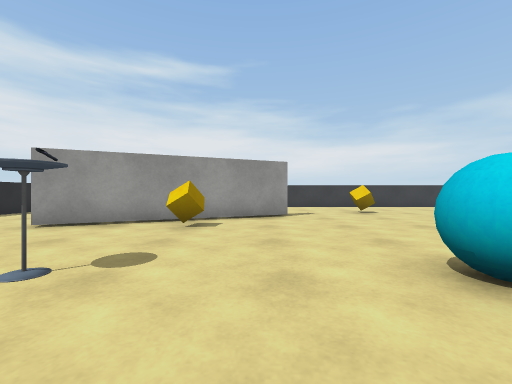
View 1 (above)

21 first-person views from a walk through a Unity game level. The camera is 0.69 m above the floor, looks level and sees 90° across. The floor is counted in squares, 1 m on a side. Each view is taken from the middle of a square. On the plan, view 1 faces up. The plan holds only what a view shows up to about 9 squares ahead; the rest is blank. The player character is not drawn. Some surface patterns are stand-ins.

View 2
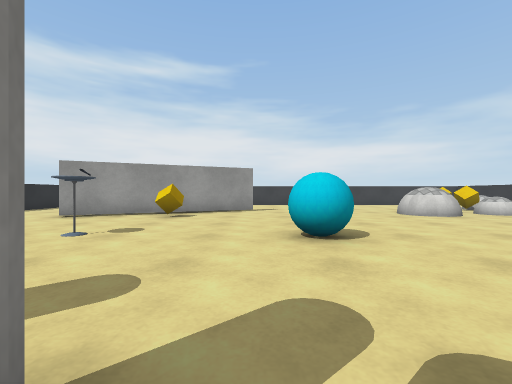

View 3
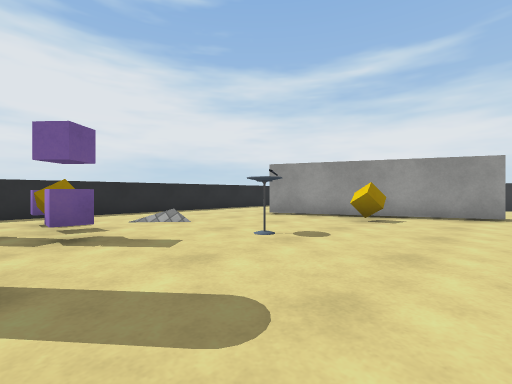

View 4
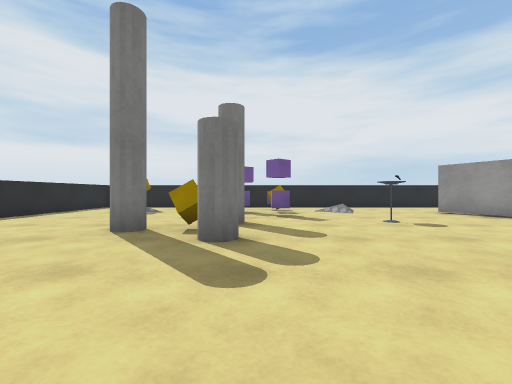

View 5
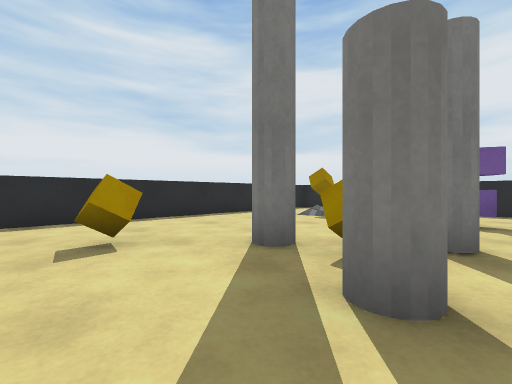

View 6
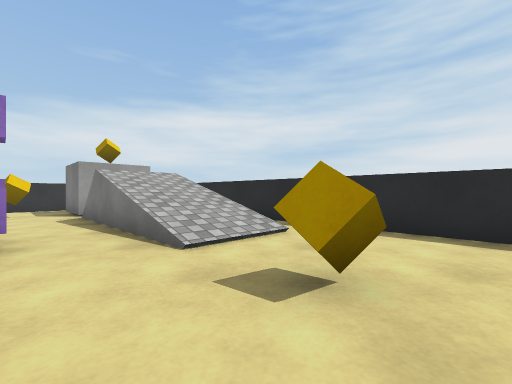

View 7
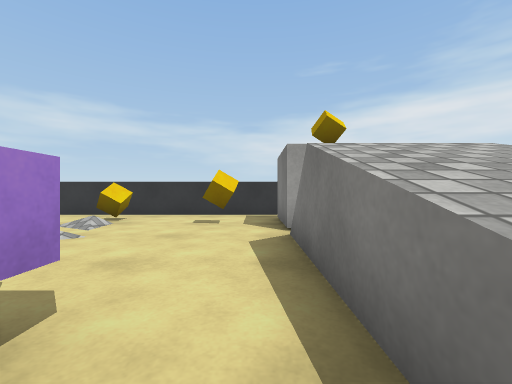

View 8
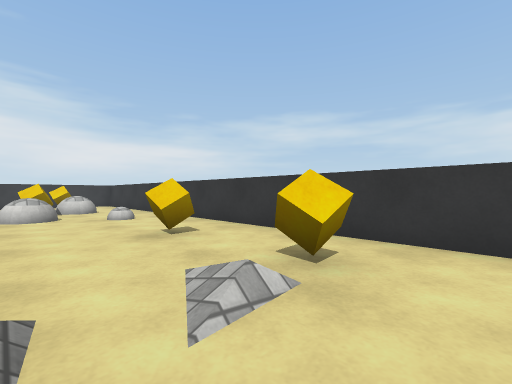

View 9
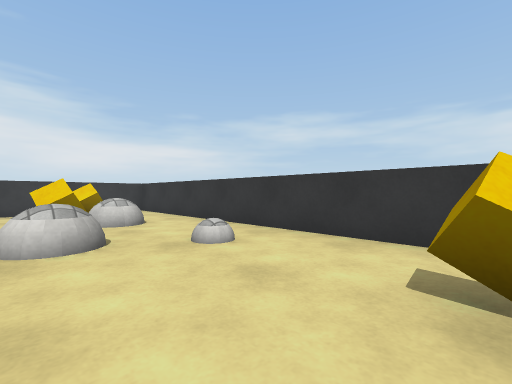

View 10
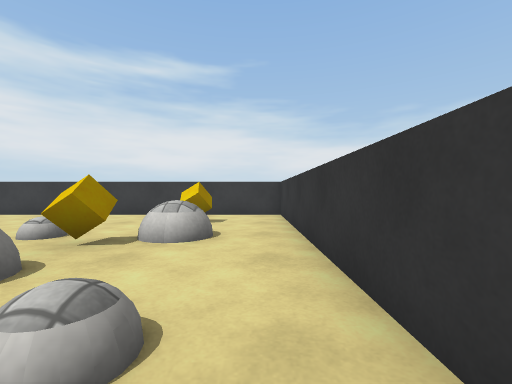

View 11
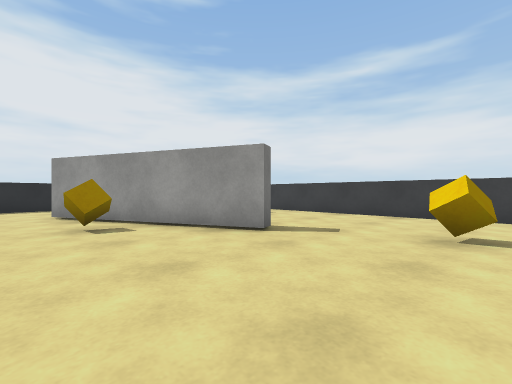

View 12
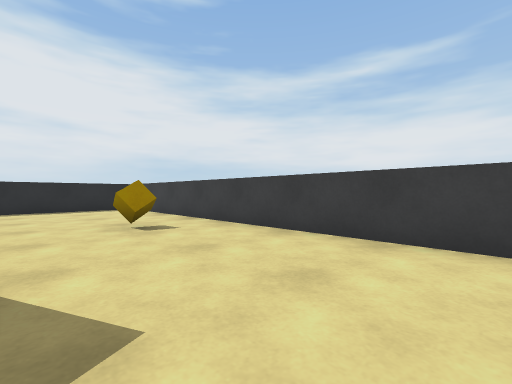

View 13
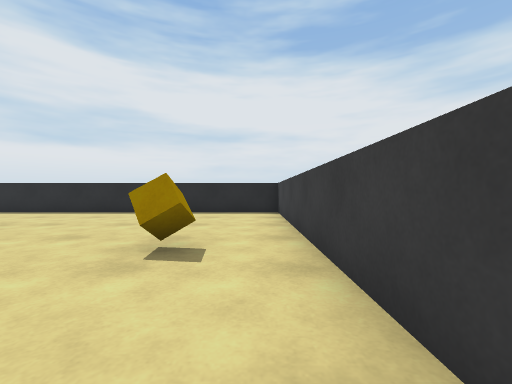

View 14
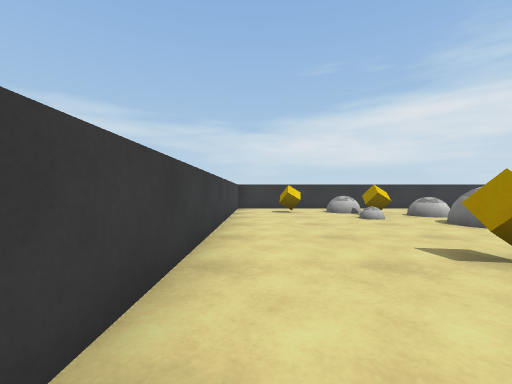

View 15
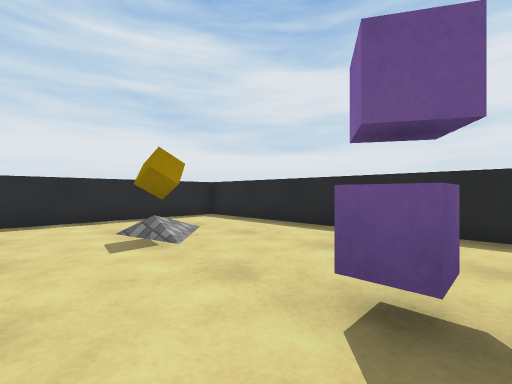

View 16
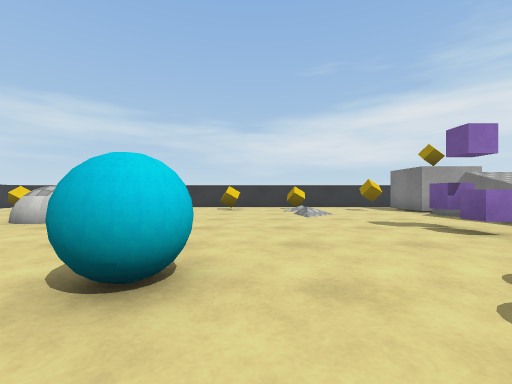

View 17
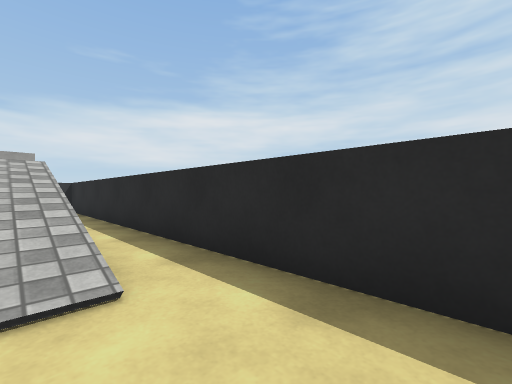

View 18
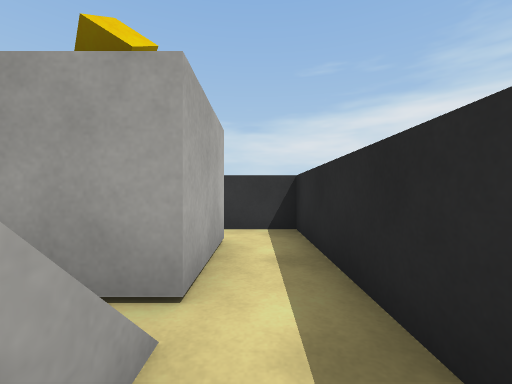

View 19
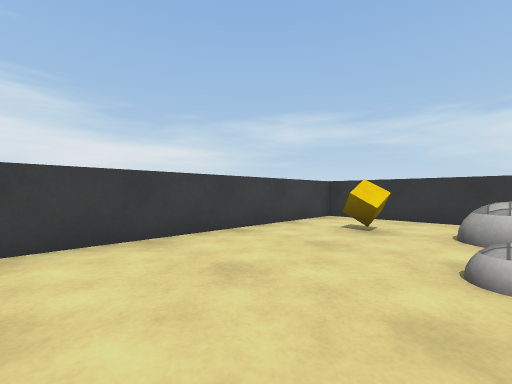

View 20
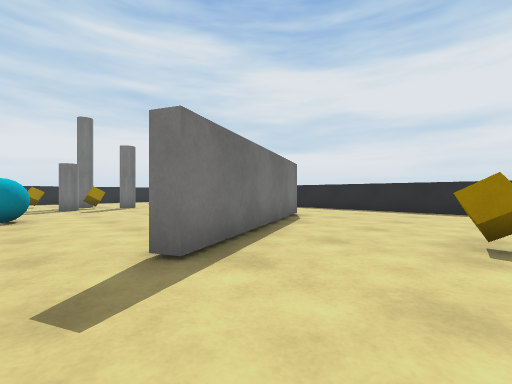

View 21
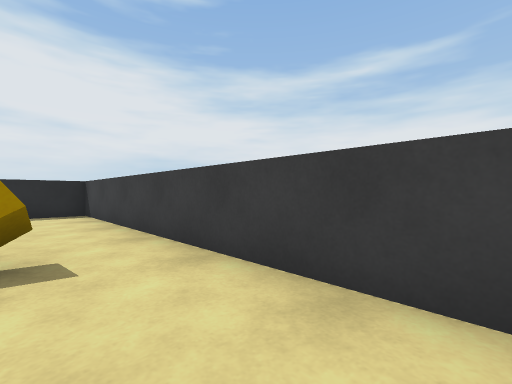

### Floor plan
Key: @ floor where view 1 was taken; # wall or solid block; . floor; / step, stairs or slope; C cube; B cyan ball; Y cylinder; L block; O other object.
Columns run from 8 left of view 1 to 12 right of it. Each row starts with its distance up from view 1.
 12 #####################
 11 #...................#
 10 #.....C...........C.#
  9 #...................#
  8 #...........C...OCO.#
  7 #.....###.....O.....#
  6 #...###.......OOOO..#
  5 #...#..C......O...O.#
  4 #...................#
  3 #...................#
  2 #../..O...B.......C.#
  1 #...................#
  0 #.C..C..@...........#
 -1 #..C..............C.#
 -2 #.....YCY...........#
 -3 #...........CC...C..#
 -4 #...................#
 -5 #..C.....C.//////LL #
 -6 #..........//////LL #
 -7 #...................#
 -8 #####################

Positions as (right, up) in squares from view 1, and headings:
1: (0, 0), facing up
2: (1, -2), facing up
3: (1, -1), facing up-left
4: (4, -1), facing left
5: (2, -1), facing down-left
6: (0, -3), facing down-right
7: (4, -4), facing right
8: (8, -2), facing up-right
9: (8, 2), facing up-right
10: (11, 4), facing up
11: (4, 4), facing up-left
12: (3, 8), facing up-left
13: (1, 11), facing left
14: (1, 11), facing right
15: (-3, -1), facing down-left
16: (0, 1), facing right
17: (1, -6), facing down-right
18: (7, -7), facing right
19: (5, 8), facing up-right
20: (2, 10), facing down-left
21: (1, 10), facing up-left
